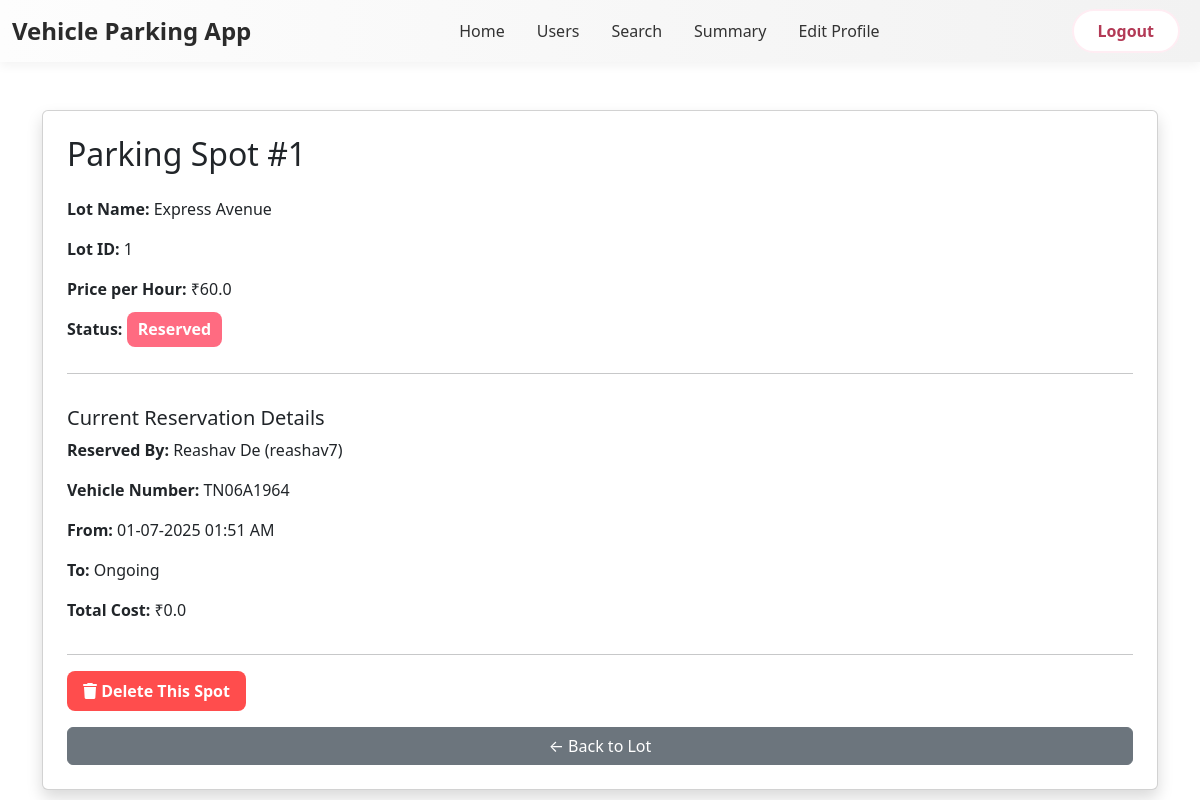
Before: /admin_dashboard/parking_spot/1 (signed in) with the older database file.
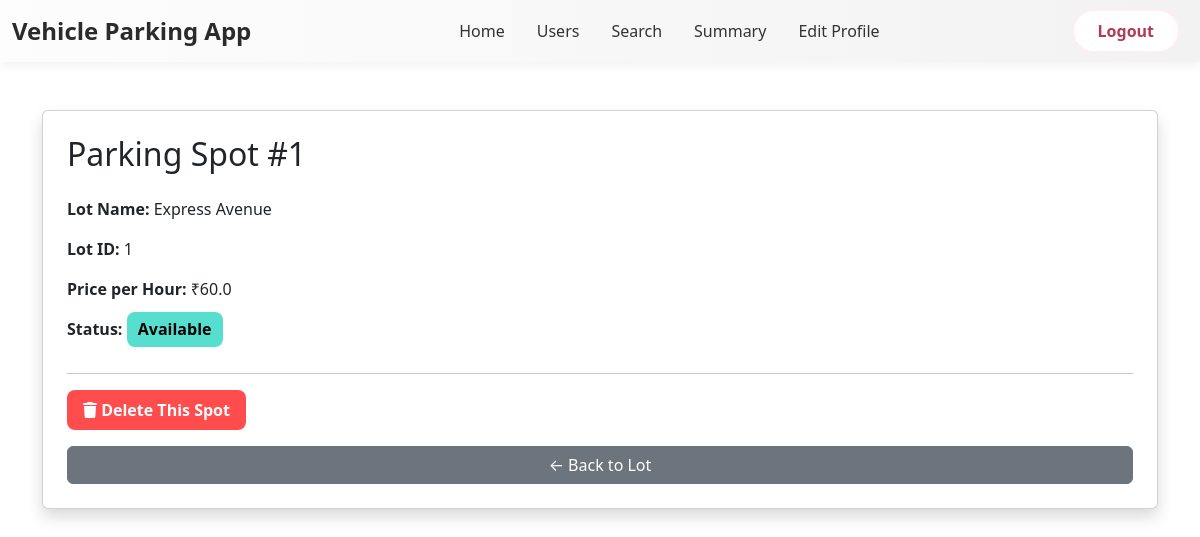
After: the same page with the newer database file.
### models.py (models this page shows)
class User(db.Model):
    __tablename__ = 'user'
    id = db.Column(db.Integer, primary_key=True)
    username = db.Column(db.String(32), unique=True, nullable=False)
    passhash = db.Column(db.String(256), nullable=False)
    name = db.Column(db.String(64), nullable=False)
    is_admin = db.Column(db.Boolean, default=False, nullable=False)
    reservations = db.relationship('Reservation', backref='user', lazy=True)

class Reservation(db.Model):
    __tablename__ = 'reservation'
    id = db.Column(db.Integer, primary_key=True)
    user_id = db.Column(db.Integer, db.ForeignKey('user.id'), nullable=False)
    spot_id = db.Column(db.Integer, db.ForeignKey('parking_spot.id'), nullable=False)
    date = db.Column(db.Date, nullable=False)
    start_time = db.Column(db.DateTime, default=datetime.utcnow)
    end_time = db.Column(db.DateTime, nullable=True)
    vehicle_number = db.Column(db.String(15), nullable=False)
    hours_parked = db.Column(db.Float, nullable=False)
    parking_cost_per_hour = db.Column(db.Float, nullable=False)
    total_parking_cost = db.Column(db.Float, nullable=False)

### routes.py (the view)
@app.route('/admin_dashboard/parking_spot/<int:spot_id>')
@admin_required
def parking_spot(spot_id):
    spot = Parking_Spot.query.get(spot_id)
    if not spot:
        flash("Parking spot not found", "danger")
        return redirect(url_for('admin_dashboard', user_id=session['user_id']))
    return render_template('parking_spot.html', spot=spot)

### routes.py (called while the page is built)
def admin_required(func):
    @wraps(func)
    def inner(*args, **kwargs):
        if 'user_id' not in session:
            flash('You need to log in first', 'danger')
            return redirect(url_for('admin_login'))
        user = User.query.get(session['user_id'])
        if not user.is_admin:
            flash('You do not have permission to access this page', 'danger')
            return redirect(url_for('admin_login'))
        return func(*args, **kwargs)
    return inner

### templates/parking_spot.html (shortened to what this page needs)
{% extends 'layout.html' %}
{% block navbar %}
    {% include 'admin_navbar.html' %}
{% endblock navbar %}
{% block content %}
<div class="container mt-5">
    <div class="card shadow p-4">
        <h2 class="mb-4">Parking Spot #{{ spot.id }}</h2>
        <p><strong>Lot Name:</strong> {{ spot.parking_lot.prime_location_name }}</p>
        <p><strong>Lot ID:</strong> {{ spot.lot_id }}</p>
        <p><strong>Price per Hour:</strong> ₹{{ spot.parking_lot.price_per_hour }}</p>
        <p>
            <strong>Status:</strong>
            {% if spot.status == 'A' %}
                <span class="badge-available">Available</span>
            {% else %}
                <span class="badge-reserved">Reserved</span>
            {% endif %}
        </p>
        {% if spot.status == 'R' %}
            <hr>
            <h5 class="mt-3">Current Reservation Details</h5>
            {% if spot.reservations %}
                {% set current_reservation = spot.reservations[-1] %}
                <p><strong>Reserved By:</strong> {{ current_reservation.user.name }} ({{ current_reservation.user.username }})</p>
                <p><strong>Vehicle Number:</strong> {{ current_reservation.vehicle_number }}</p>
                <p><strong>From:</strong> {{ current_reservation.start_time.strftime('%d-%m-%Y %I:%M %p') }}</p>
                <p><strong>To:</strong>
  {% if current_reservation.end_time %}
    {{ current_reservation.end_time.strftime('%d-%m-%Y %I:%M %p') }}
  {% else %}
    Ongoing
  {% endif %}
</p>
                <p><strong>Total Cost:</strong> ₹{{ current_reservation.total_parking_cost }}</p>
            {% else %}
                <p class="text-muted">No active reservation found.</p>
            {% endif %}
        {% endif %}
        <hr>
        <form method="POST" action="{{ url_for('delete_parking_spot', spot_id=spot.id) }}" onsubmit="return confirm('Are you sure you want to delete this spot? This cannot be undone.')">
            <button type="submit" class="btn btn-delete">
                <i class="fa-solid fa-trash"></i> Delete This Spot
            </button>
        </form>
        <a href="{{ url_for('view_parking_spots', lot_id=spot.lot_id) }}" class="btn btn-secondary mt-3">← Back to Lot</a>
    </div>
</div>
{% endblock content %}

Changed rows visible on the page:
no longer on this page (row unchanged): User: user.name "Reashav De", user.username "reashav7"
no longer on this page (row edited): Reservation: vehicle_number "TN06A1964", start_time "01-07-2025 01:51 AM", total_parking_cost "0.0"
changed Parking_Spot id 1: status "R" → "A" (drawn)
Other visible differences:
text no longer shown: "Reserved Current Reservation Details Reserved By: ( ) Vehicle Number: From: To: Ongoing Total Cost: ₹"
text now shown: "Available"
